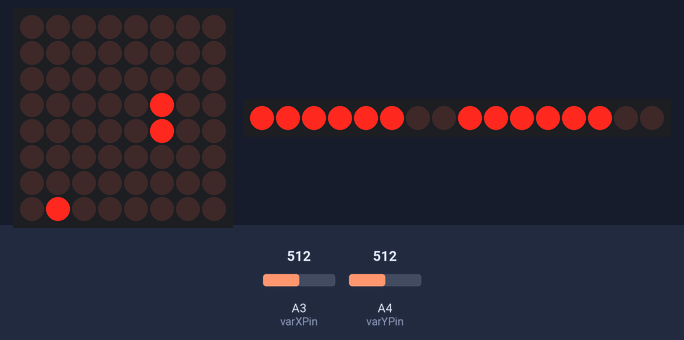
The sketch below on a simulated Arduino Uno, built with avr-gcc and run on an emulated ATmega328P. On the bench: 8×8 LED matrix, 16 shift-register outputs drawn as a row of LEDs (first output left, lit = HIGH). The inputs (shaded band) are chosen by the test bench; at power-on: A3 (varXPin) = 512, A4 (varYPin) = 512. Random numbers use the default seed unless the sketch sets one.

Above: at 1.2 s.
1.3 s: A3 (varXPin) set to 906
3.8 s: A3 (varXPin) set to 932
At 4.14 s:
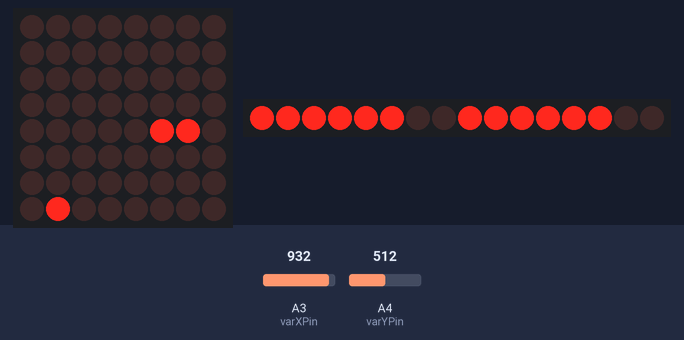
6.5 s: A4 (varYPin) set to 930
9.5 s: A4 (varYPin) set to 907
At 10.83 s:
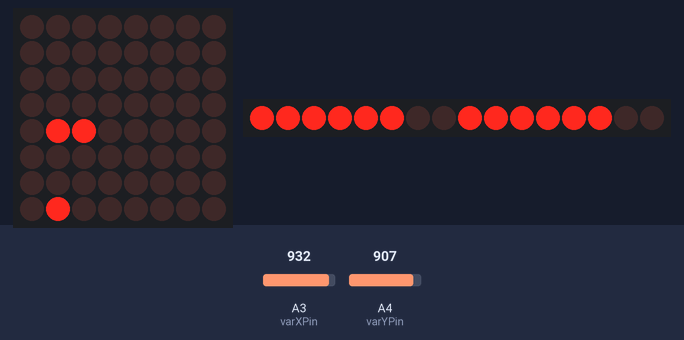
12.2 s: A4 (varYPin) set to 1010
At 15.1 s:
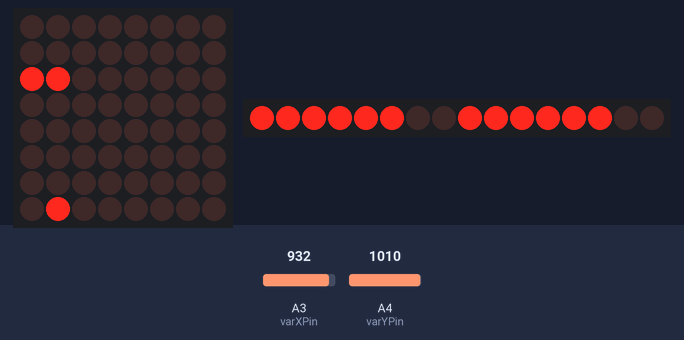
15.2 s: A3 (varXPin) set to 0
At 16.51 s:
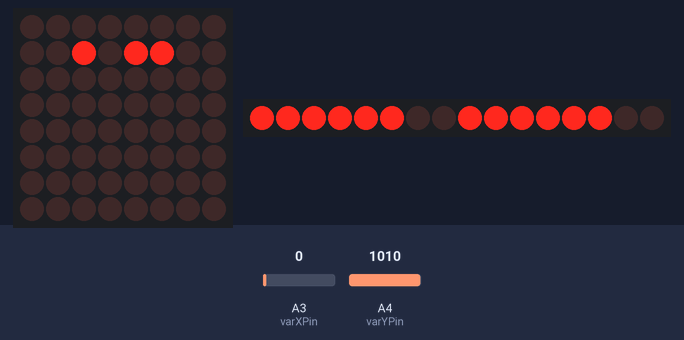
Timing chart, 0 to 18.2 s (numbered marks = the images above; inputs shaded):
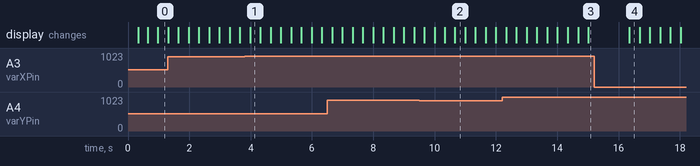

The sketch:

SnakeGame.ino
```cpp
#include <LedControl.h>

const int latch = 9;
const int clock = 10;
const int data = 8;

typedef struct Snake Snake;
struct Snake{
  int head[2];
  int body[64][2];
  int len;
  int dir[2];
};

typedef struct Apple Apple;
struct Apple{
  int rPos;
  int cPos;
};

const int DIN = 53;
const int CS = 51;
const int CLK = 52;
LedControl lc = LedControl(DIN, CLK, CS,1);

const int varXPin = A3;
const int varYPin = A4;

byte pic[8] = {0,0,0,0,0,0,0,0};
unsigned char table[] = {0x3f,0x06,0x5b,0x4f,0x66,0x6d,0x7d,0x07,0x7f,0x6f};
Snake snake = {{1,5},{{0,5}, {1,5}}, 2, {1,0}};
Apple apple = {(int)random(0,8),(int)random(0,8)};

float oldTime = 0;
float timer = 0;
float updateRate = 3;
int i,j;

void setup() {
  lc.shutdown(0,false);
  lc.setIntensity(0,8);
  lc.clearDisplay(0);
  pinMode(varXPin, INPUT);
  pinMode(varYPin, INPUT);
  pinMode(latch, OUTPUT);
  pinMode(clock, OUTPUT);
  pinMode(data, OUTPUT);
  DisplayNumber(0);
}

void loop() {
  float deltaTime = calculateDeltaTime();
  timer += deltaTime;
  int xVal = analogRead(varXPin);
  int yVal = analogRead(varYPin);

  if(xVal<100 && snake.dir[1]==0){
    snake.dir[0] = 0;
    snake.dir[1] = -1;
  }else if(xVal >920 && snake.dir[1]==0){
    snake.dir[0] = 0;
    snake.dir[1] = 1;
  }else if(yVal<100 && snake.dir[0]==0){
    snake.dir[0] = -1;
    snake.dir[1] = 0;
  }else if(yVal >920 && snake.dir[0]==0){
    snake.dir[0] = 1;
    snake.dir[1] = 0;
  }

  if(timer > 1000/updateRate){
    timer = 0;
    Update();
  }

  Render();

}

float calculateDeltaTime(){
  float currentTime = millis();
  float dt = currentTime - oldTime;
  oldTime = currentTime;
  return dt;
}

void reset(){
  for(int j=0;j<8;j++){
    pic[j] = 0;
  }
}
void Update(){
  reset();

  int newHead[2] = {snake.head[0]+snake.dir[0], snake.head[1]+snake.dir[1]};

  if(newHead[0]==8){
    newHead[0]=0;
  }else if(newHead[0]==-1){
    newHead[0] = 7;
  }else if(newHead[1]==8){
    newHead[1]=0;
  }else if(newHead[1]==-1){
    newHead[1]=7;
  }

   for(j=0;j<snake.len;j++){
    if(snake.body[j][0] == newHead[0] && snake.body[j][1] == newHead[1]){
      delay(1000);
      snake = {{1,5},{{0,5}, {1,5}}, 2, {1,0}};
      apple = {(int)random(0,8),(int)random(0,8)};
      DisplayNumber(0);
      return;
    }
  }

  if(newHead[0] == apple.rPos && newHead[1] ==apple.cPos){
    snake.len = snake.len+1;
    DisplayNumber(snake.len - 2);
    apple.rPos = (int)random(0,8);
    apple.cPos = (int)random(0,8);
  }else{
    removeFirst();
  }

  snake.body[snake.len-1][0]= newHead[0];
  snake.body[snake.len-1][1]= newHead[1];

  snake.head[0] = newHead[0];
  snake.head[1] = newHead[1];

  for(j=0;j<snake.len;j++){
    pic[snake.body[j][0]] |= 128 >> snake.body[j][1];
  }
  pic[apple.rPos] |= 128 >> apple.cPos;

}

void Render(){

   for(i=0;i<8;i++){
    lc.setRow(0,i,pic[i]);
   }
}

void removeFirst(){
  for(j=1;j<snake.len;j++){
    snake.body[j-1][0] = snake.body[j][0];
    snake.body[j-1][1] = snake.body[j][1];
  }
}

void DisplayNumber(int number) {
  int leftDigit = number / 10;
  int rightDigit = number % 10;
  digitalWrite(latch, LOW);
  shiftOut(data, clock, MSBFIRST, table[leftDigit]);
  shiftOut(data, clock, MSBFIRST, table[rightDigit]);
  digitalWrite(latch, HIGH);
}
```

Measured:
- the behaviour switches between 920 and 921 on A3 (varXPin) (found by bisection; images 0 and 1)
